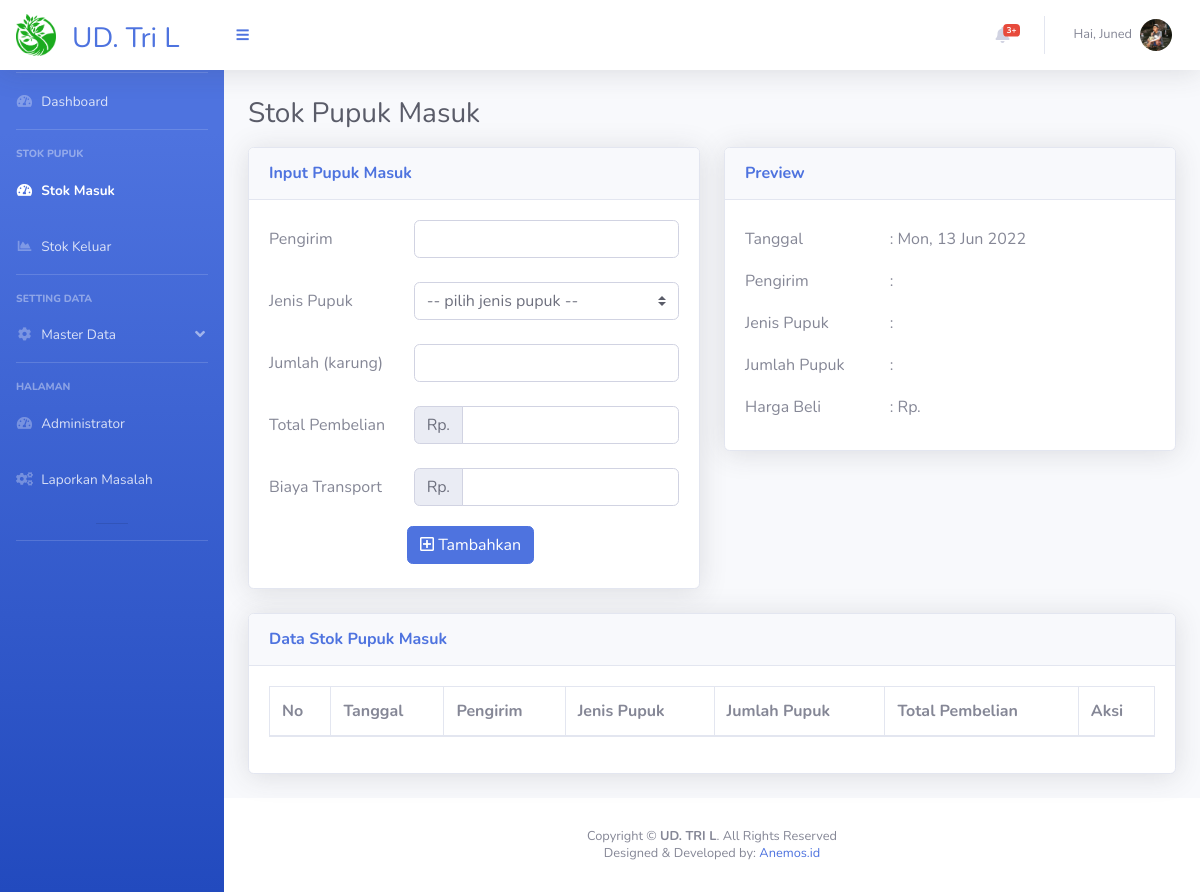
The app's page /page_stok_masuk.php?m=2&n=1 (signed in), older data.
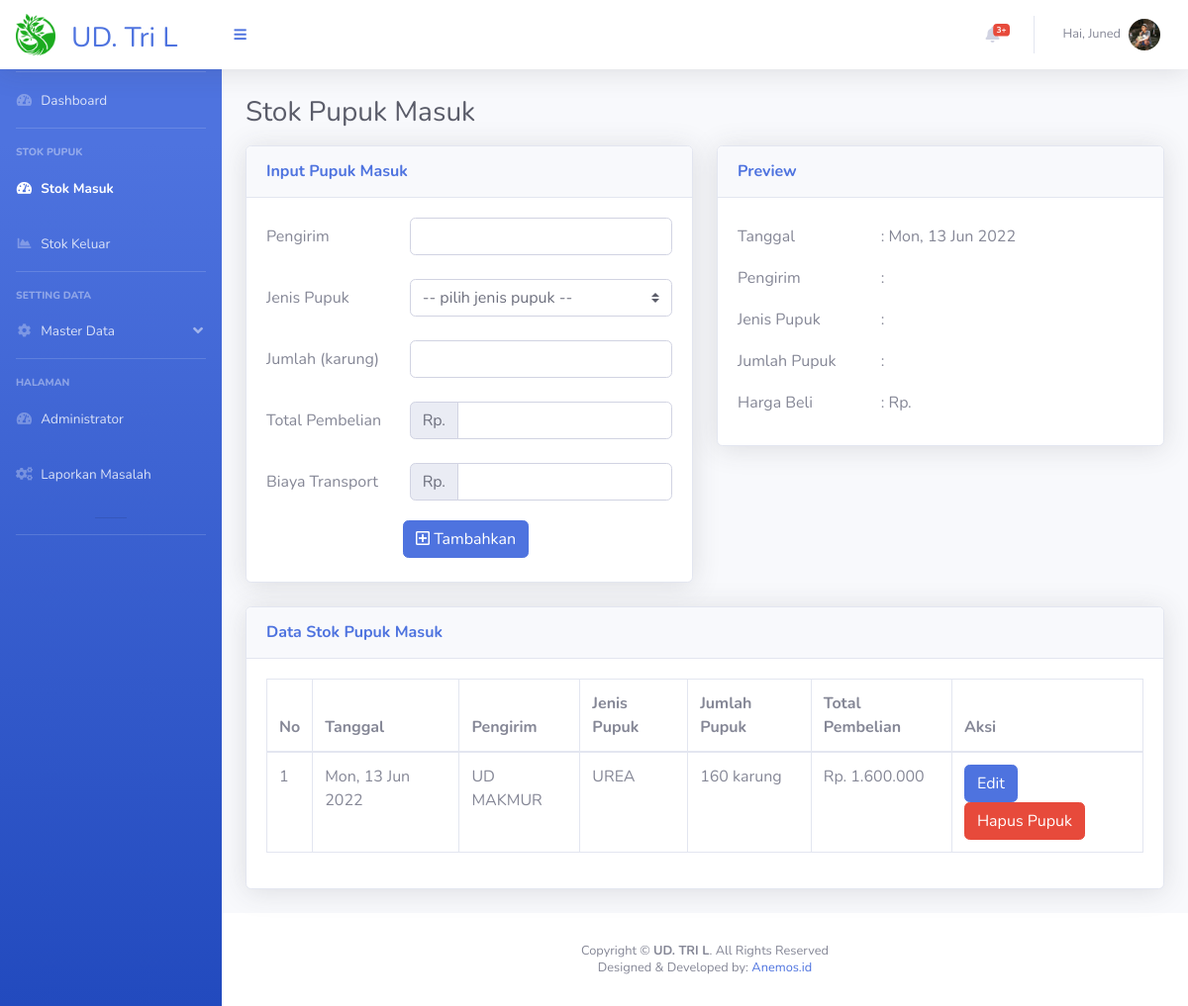
The same page, newer data.
### tables this page shows
CREATE TABLE `stok_masuk` (
  `ID_SM` int(20) NOT NULL,
  `Tanggal` varchar(50) DEFAULT NULL,
  `ID_PK` int(20) DEFAULT NULL,
  `Nama_Pengirim` varchar(100) DEFAULT NULL,
  `Jumlah_Masuk` int(100) DEFAULT NULL,
  `Nominal` int(100) DEFAULT NULL
);

CREATE TABLE `data_pupuk` (
  `ID_PK` int(20) NOT NULL,
  `Jenis_Pupuk` varchar(50) DEFAULT NULL,
  `Stok` int(20) DEFAULT NULL,
  `Harga` int(100) DEFAULT NULL
);

### functions.php (called while the page is built, shortened)
<?php
function rp($angka)
{
    $hasil_rupiah = "Rp. " . number_format($angka, 0, ',', '.');
    return $hasil_rupiah;
}

### page_stok_masuk.php (the view, shortened to what the changed rows need)
<?php
include "connection.php";
include 'functions.php';
if (isset($_SESSION['login'])) {
    ?>
<!DOCTYPE html>
<html lang="en">
<head>
    <link href="vendor/fontawesome-free/css/all.min.css" rel="stylesheet" type="text/css">
    <link href="css/sb-admin-2.min.css" rel="stylesheet">
    <link href="vendor/datatables/dataTables.bootstrap4.min.css" rel="stylesheet">
</head>
<body id="page-top">
    <div id="wrapper">
        <div id="content-wrapper" class="d-flex flex-column">
            <div id="content">
                <div class="container-fluid">
                    <div class="d-sm-flex align-items-center justify-content-between ">
                        <h1 class="h3 mb-3 text-gray-800">Stok Pupuk Masuk</h1>
                    </div>
                    <div class="row">
                        <div class="col-xl-12 col-lg-12">
                            <div class="card shadow mb-4">
                                <div class="card-body">
                                    <div class="table-responsive">
                                        <table class="table table-bordered" id="dataTable" width="100%" cellspacing="0">
                                            <thead>
                                                <tr>
                                                    <th scope="col">No</th>
                                                    <th scope="col">Tanggal</th>
                                                    <th scope="col">Pengirim</th>
                                                    <th scope="col">Jenis Pupuk</th>
                                                    <th scope="col">Jumlah Pupuk</th>
                                                    <th scope="col">Total Pembelian</th>
                                                    <th scope="col">Aksi</th>
                                                </tr>
                                            </thead>
                                            <tbody>
                                                <?php
$no = 1;
    $data = mysqli_query($conn, "SELECT * FROM stok_masuk
    INNER JOIN data_pupuk ON stok_masuk.ID_PK = data_pupuk.ID_PK ORDER BY ID_SM DESC
    ");
    foreach ($data as $all):
        echo ('<tr><td>' . $no . '</td>');
        echo ('<td>' . $all['Tanggal'] . '</td>');
        echo ('<td>' . $all['Nama_Pengirim'] . '</td>');
        echo ('<td>' . $all['Jenis_Pupuk'] . '</td>');
        echo ('<td>' . $all['Jumlah_Masuk'] . ' karung</td>');
        echo ('<td>' . rp($all["Nominal"]) . '</td>');
        echo ('<td>
																																																																																																																																																																																																																																																																							                                                <a href="" class="btn btn-primary" data-toggle="modal" data-target="#modalSubscriptionForm');
        echo ($all['ID_SM'] . '">Edit</a><a href="" class="btn btn-danger" data-toggle="modal" data-target="#exampleModalCenter');
        echo ($all['ID_SM'] . '">Hapus Pupuk</a></td></tr>');
        ?>
                                                <?php $no++;
        ?></tr>
                                    </div>
                                    <?php endforeach;?>
                                    </tbody>
                                    </table>
                                </div>
                            </div>
                        </div>
                    </div>
                </div>
            </div>
        </div>
    </div>
    </div>
</body>
</html>
<?php } else {
    header("Location: login.php");
    exit();
}
?>

Row changes from the older to the newer data that the page shows:
added stok_masuk: Tanggal "Mon, 13 Jun 2022", Nama_Pengirim "UD MAKMUR", ID_PK.Jenis_Pupuk "UREA", Jumlah_Masuk "160", Nominal "Rp. 1.600.000"
